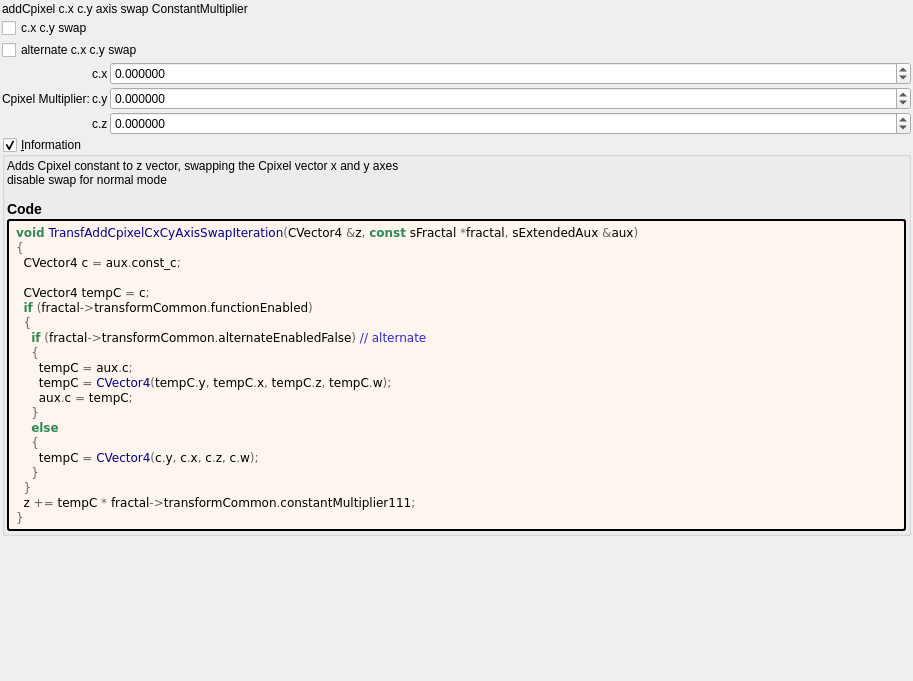
<?xml version="1.0" encoding="UTF-8"?>
<ui version="4.0">
 <class>transf_add_cpixel_cx_cy_axis_swap</class>
 <widget class="QWidget" name="Form">
  <property name="geometry">
   <rect>
    <x>0</x>
    <y>0</y>
    <width>913</width>
    <height>681</height>
   </rect>
  </property>
  <property name="windowTitle">
   <string notr="true">transf_add_cpixel_cx_cy_axis_swap</string>
  </property>
  <layout class="QVBoxLayout" name="verticalLayout">
   <property name="spacing">
    <number>2</number>
   </property>
   <property name="leftMargin">
    <number>2</number>
   </property>
   <property name="topMargin">
    <number>2</number>
   </property>
   <property name="rightMargin">
    <number>2</number>
   </property>
   <property name="bottomMargin">
    <number>2</number>
   </property>
   <item>
    <widget class="QLabel" name="label">
     <property name="toolTip">
      <string>&lt;html&gt;&lt;head/&gt;&lt;body&gt;&lt;p&gt;Cpixel is CVector3 c = ( c.x, c.y, c.z). It is each original point (pixel) in 3D space where the iteration starts from, ( c = original z for each point .) It is commonly found in formula structures z = f(z) + c.&lt;/p&gt;&lt;p&gt;The Cpixel multiplier effectively scales this point &amp;quot;c&amp;quot;.&lt;/p&gt;&lt;/body&gt;&lt;/html&gt;</string>
     </property>
     <property name="text">
      <string>addCpixel c.x c.y axis swap ConstantMultiplier</string>
     </property>
    </widget>
   </item>
   <item>
    <layout class="QGridLayout" name="gridLayout" columnstretch="0,0,1">
     <property name="spacing">
      <number>2</number>
     </property>
     <item row="3" column="2">
      <widget class="MyDoubleSpinBox" name="spinbox3_transf_constant_multiplier_111_x">
       <property name="sizePolicy">
        <sizepolicy hsizetype="Minimum" vsizetype="Maximum">
         <horstretch>0</horstretch>
         <verstretch>0</verstretch>
        </sizepolicy>
       </property>
       <property name="prefix">
        <string/>
       </property>
       <property name="suffix">
        <string/>
       </property>
       <property name="decimals">
        <number>6</number>
       </property>
       <property name="minimum">
        <double>-99.989999999999995</double>
       </property>
       <property name="maximum">
        <double>99.989999999999995</double>
       </property>
       <property name="singleStep">
        <double>0.100000000000000</double>
       </property>
      </widget>
     </item>
     <item row="4" column="1">
      <widget class="QLabel" name="label_110">
       <property name="text">
        <string notr="true">c.y</string>
       </property>
      </widget>
     </item>
     <item row="3" column="1">
      <widget class="QLabel" name="label_109">
       <property name="text">
        <string notr="true">c.x</string>
       </property>
      </widget>
     </item>
     <item row="5" column="1">
      <widget class="QLabel" name="label_111">
       <property name="text">
        <string notr="true">c.z</string>
       </property>
      </widget>
     </item>
     <item row="3" column="0" rowspan="3">
      <widget class="QLabel" name="label_108">
       <property name="text">
        <string>Cpixel Multiplier:</string>
       </property>
       <property name="wordWrap">
        <bool>true</bool>
       </property>
      </widget>
     </item>
     <item row="5" column="2">
      <widget class="MyDoubleSpinBox" name="spinbox3_transf_constant_multiplier_111_z">
       <property name="sizePolicy">
        <sizepolicy hsizetype="Minimum" vsizetype="Maximum">
         <horstretch>0</horstretch>
         <verstretch>0</verstretch>
        </sizepolicy>
       </property>
       <property name="prefix">
        <string/>
       </property>
       <property name="suffix">
        <string/>
       </property>
       <property name="decimals">
        <number>6</number>
       </property>
       <property name="minimum">
        <double>-99.989999999999995</double>
       </property>
       <property name="maximum">
        <double>99.989999999999995</double>
       </property>
       <property name="singleStep">
        <double>0.100000000000000</double>
       </property>
      </widget>
     </item>
     <item row="4" column="2">
      <widget class="MyDoubleSpinBox" name="spinbox3_transf_constant_multiplier_111_y">
       <property name="sizePolicy">
        <sizepolicy hsizetype="Minimum" vsizetype="Maximum">
         <horstretch>0</horstretch>
         <verstretch>0</verstretch>
        </sizepolicy>
       </property>
       <property name="prefix">
        <string/>
       </property>
       <property name="suffix">
        <string/>
       </property>
       <property name="decimals">
        <number>6</number>
       </property>
       <property name="minimum">
        <double>-99.989999999999995</double>
       </property>
       <property name="maximum">
        <double>99.989999999999995</double>
       </property>
       <property name="singleStep">
        <double>0.100000000000000</double>
       </property>
      </widget>
     </item>
     <item row="2" column="0" colspan="3">
      <widget class="MyCheckBox" name="checkBox_transf_alternate_enabled_false">
       <property name="text">
        <string>alternate c.x c.y swap</string>
       </property>
      </widget>
     </item>
     <item row="1" column="0" colspan="3">
      <widget class="MyCheckBox" name="checkBox_transf_function_enabled">
       <property name="text">
        <string>c.x c.y swap</string>
       </property>
      </widget>
     </item>
    </layout>
   </item>
   <item>
    <widget class="MyGroupBox" name="groupCheck_info">
     <property name="title">
      <string>&amp;Information</string>
     </property>
     <property name="flat">
      <bool>false</bool>
     </property>
     <property name="checkable">
      <bool>true</bool>
     </property>
     <layout class="QVBoxLayout" name="verticalLayout_2">
      <property name="spacing">
       <number>2</number>
      </property>
      <property name="leftMargin">
       <number>2</number>
      </property>
      <property name="topMargin">
       <number>2</number>
      </property>
      <property name="rightMargin">
       <number>2</number>
      </property>
      <property name="bottomMargin">
       <number>2</number>
      </property>
      <item>
       <widget class="QLabel" name="label_information_general">
        <property name="text">
         <string notr="true">&lt;p&gt;Adds Cpixel constant to z vector, swapping the Cpixel vector x and y axes&lt;br&gt;disable swap for normal mode&lt;/p&gt;&lt;table&gt;
&lt;/table&gt;
&lt;h3&gt;Code&lt;/h3&gt;</string>
        </property>
        <property name="wordWrap">
         <bool>true</bool>
        </property>
        <property name="openExternalLinks">
         <bool>true</bool>
        </property>
        <property name="textInteractionFlags">
         <set>Qt::LinksAccessibleByMouse|Qt::TextSelectableByMouse</set>
        </property>
       </widget>
      </item>
      <item>
       <widget class="QLabel" name="label_code_content">
        <property name="styleSheet">
         <string notr="true">border-style: outset; border-width: 2px; border-radius: 3px; border-color: black; background-color: #fff5ee; padding: 4px;</string>
        </property>
        <property name="text">
         <string notr="true">&lt;body style=&quot;background-color:#fff5ee&quot;&gt;
&lt;pre style=&quot;color:#000000; background-color:#fff5ee;  font-family:'Courier New',monospace;&quot;&gt;&lt;span style=&quot;color:#2e8b57; font-weight:bold&quot;&gt;void&lt;/span&gt; &lt;span style=&quot;color:#00008f&quot;&gt;TransfAddCpixelCxCyAxisSwapIteration&lt;/span&gt;&lt;span style=&quot;color:#676767&quot;&gt;(&lt;/span&gt;CVector4 &lt;span style=&quot;color:#676767&quot;&gt;&amp;amp;&lt;/span&gt;z&lt;span style=&quot;color:#676767&quot;&gt;,&lt;/span&gt; &lt;span style=&quot;color:#2e8b57; font-weight:bold&quot;&gt;const&lt;/span&gt; sFractal &lt;span style=&quot;color:#676767&quot;&gt;*&lt;/span&gt;fractal&lt;span style=&quot;color:#676767&quot;&gt;,&lt;/span&gt; sExtendedAux &lt;span style=&quot;color:#676767&quot;&gt;&amp;amp;&lt;/span&gt;aux&lt;span style=&quot;color:#676767&quot;&gt;)&lt;/span&gt;
&lt;span style=&quot;color:#676767&quot;&gt;{&lt;/span&gt;
  CVector4 c &lt;span style=&quot;color:#676767&quot;&gt;=&lt;/span&gt; aux&lt;span style=&quot;color:#676767&quot;&gt;.&lt;/span&gt;const_c&lt;span style=&quot;color:#676767&quot;&gt;;&lt;/span&gt;

  CVector4 tempC &lt;span style=&quot;color:#676767&quot;&gt;=&lt;/span&gt; c&lt;span style=&quot;color:#676767&quot;&gt;;&lt;/span&gt;
  &lt;span style=&quot;color:#2e8b57; font-weight:bold&quot;&gt;if&lt;/span&gt; &lt;span style=&quot;color:#676767&quot;&gt;(&lt;/span&gt;fractal&lt;span style=&quot;color:#676767&quot;&gt;-&amp;gt;&lt;/span&gt;transformCommon&lt;span style=&quot;color:#676767&quot;&gt;.&lt;/span&gt;functionEnabled&lt;span style=&quot;color:#676767&quot;&gt;)&lt;/span&gt;
  &lt;span style=&quot;color:#676767&quot;&gt;{&lt;/span&gt;
    &lt;span style=&quot;color:#2e8b57; font-weight:bold&quot;&gt;if&lt;/span&gt; &lt;span style=&quot;color:#676767&quot;&gt;(&lt;/span&gt;fractal&lt;span style=&quot;color:#676767&quot;&gt;-&amp;gt;&lt;/span&gt;transformCommon&lt;span style=&quot;color:#676767&quot;&gt;.&lt;/span&gt;alternateEnabledFalse&lt;span style=&quot;color:#676767&quot;&gt;)&lt;/span&gt; &lt;span style=&quot;color:#2929cc&quot;&gt;// alternate&lt;/span&gt;
    &lt;span style=&quot;color:#676767&quot;&gt;{&lt;/span&gt;
      tempC &lt;span style=&quot;color:#676767&quot;&gt;=&lt;/span&gt; aux&lt;span style=&quot;color:#676767&quot;&gt;.&lt;/span&gt;c&lt;span style=&quot;color:#676767&quot;&gt;;&lt;/span&gt;
      tempC &lt;span style=&quot;color:#676767&quot;&gt;=&lt;/span&gt; &lt;span style=&quot;color:#00008f&quot;&gt;CVector4&lt;/span&gt;&lt;span style=&quot;color:#676767&quot;&gt;(&lt;/span&gt;tempC&lt;span style=&quot;color:#676767&quot;&gt;.&lt;/span&gt;y&lt;span style=&quot;color:#676767&quot;&gt;,&lt;/span&gt; tempC&lt;span style=&quot;color:#676767&quot;&gt;.&lt;/span&gt;x&lt;span style=&quot;color:#676767&quot;&gt;,&lt;/span&gt; tempC&lt;span style=&quot;color:#676767&quot;&gt;.&lt;/span&gt;z&lt;span style=&quot;color:#676767&quot;&gt;,&lt;/span&gt; tempC&lt;span style=&quot;color:#676767&quot;&gt;.&lt;/span&gt;w&lt;span style=&quot;color:#676767&quot;&gt;);&lt;/span&gt;
      aux&lt;span style=&quot;color:#676767&quot;&gt;.&lt;/span&gt;c &lt;span style=&quot;color:#676767&quot;&gt;=&lt;/span&gt; tempC&lt;span style=&quot;color:#676767&quot;&gt;;&lt;/span&gt;
    &lt;span style=&quot;color:#676767&quot;&gt;}&lt;/span&gt;
    &lt;span style=&quot;color:#2e8b57; font-weight:bold&quot;&gt;else&lt;/span&gt;
    &lt;span style=&quot;color:#676767&quot;&gt;{&lt;/span&gt;
      tempC &lt;span style=&quot;color:#676767&quot;&gt;=&lt;/span&gt; &lt;span style=&quot;color:#00008f&quot;&gt;CVector4&lt;/span&gt;&lt;span style=&quot;color:#676767&quot;&gt;(&lt;/span&gt;c&lt;span style=&quot;color:#676767&quot;&gt;.&lt;/span&gt;y&lt;span style=&quot;color:#676767&quot;&gt;,&lt;/span&gt; c&lt;span style=&quot;color:#676767&quot;&gt;.&lt;/span&gt;x&lt;span style=&quot;color:#676767&quot;&gt;,&lt;/span&gt; c&lt;span style=&quot;color:#676767&quot;&gt;.&lt;/span&gt;z&lt;span style=&quot;color:#676767&quot;&gt;,&lt;/span&gt; c&lt;span style=&quot;color:#676767&quot;&gt;.&lt;/span&gt;w&lt;span style=&quot;color:#676767&quot;&gt;);&lt;/span&gt;
    &lt;span style=&quot;color:#676767&quot;&gt;}&lt;/span&gt;
  &lt;span style=&quot;color:#676767&quot;&gt;}&lt;/span&gt;
  z &lt;span style=&quot;color:#676767&quot;&gt;+=&lt;/span&gt; tempC &lt;span style=&quot;color:#676767&quot;&gt;*&lt;/span&gt; fractal&lt;span style=&quot;color:#676767&quot;&gt;-&amp;gt;&lt;/span&gt;transformCommon&lt;span style=&quot;color:#676767&quot;&gt;.&lt;/span&gt;constantMultiplier111&lt;span style=&quot;color:#676767&quot;&gt;;&lt;/span&gt;
&lt;span style=&quot;color:#676767&quot;&gt;}&lt;/span&gt;
&lt;/pre&gt;
&lt;/body&gt;</string>
        </property>
        <property name="wordWrap">
         <bool>true</bool>
        </property>
        <property name="openExternalLinks">
         <bool>true</bool>
        </property>
        <property name="textInteractionFlags">
         <set>Qt::LinksAccessibleByMouse|Qt::TextSelectableByMouse</set>
        </property>
       </widget>
      </item>
     </layout>
    </widget>
   </item>
   <item>
    <spacer name="verticalSpacer">
     <property name="orientation">
      <enum>Qt::Vertical</enum>
     </property>
     <property name="sizeHint" stdset="0">
      <size>
       <width>20</width>
       <height>40</height>
      </size>
     </property>
    </spacer>
   </item>
  </layout>
 </widget>
 <customwidgets>
  <customwidget>
   <class>MyDoubleSpinBox</class>
   <extends>QDoubleSpinBox</extends>
   <header>my_double_spin_box.h</header>
  </customwidget>
  <customwidget>
   <class>MyGroupBox</class>
   <extends>QGroupBox</extends>
   <header>my_group_box.h</header>
   <container>1</container>
  </customwidget>
  <customwidget>
   <class>MyCheckBox</class>
   <extends>QCheckBox</extends>
   <header>my_check_box.h</header>
  </customwidget>
 </customwidgets>
 <tabstops>
  <tabstop>spinbox3_transf_constant_multiplier_111_x</tabstop>
  <tabstop>spinbox3_transf_constant_multiplier_111_y</tabstop>
  <tabstop>spinbox3_transf_constant_multiplier_111_z</tabstop>
  <tabstop>groupCheck_info</tabstop>
 </tabstops>
 <resources/>
 <connections/>
</ui>
